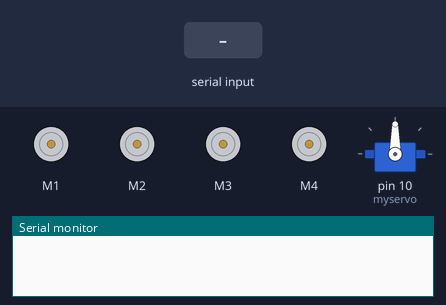
Bench run of a sketch on a simulated Arduino Uno, built with avr-gcc and run on an emulated ATmega328P. Shown: 4 × DC motor (green arrow = forward, orange = backward, longer = faster), servo, the last lines printed to the serial monitor. The test bench sets the inputs (shaded band).

Above: at 1.2 s.
1.3 s: "FORWARD" received over the second serial link
At 2.1 s:
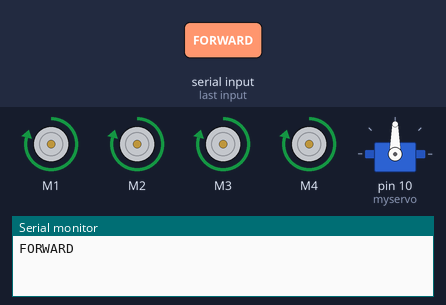
3.1 s: "BACKWARD" received over the second serial link
At 4.1 s:
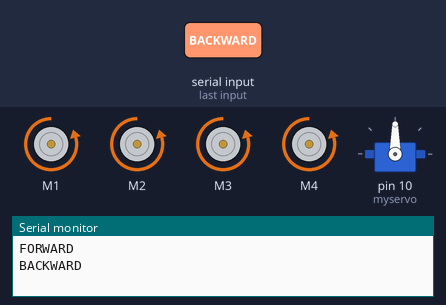
5.0 s: "LEFT" received over the second serial link
At 6.4 s:
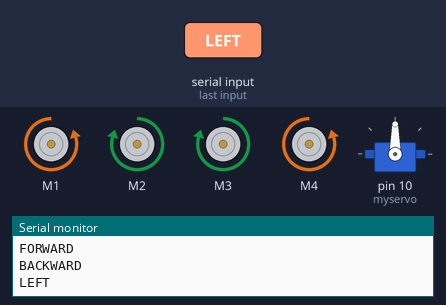
6.7 s: "RIGHT" received over the second serial link
At 7.3 s:
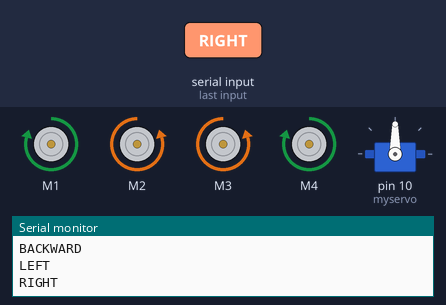
8.4 s: "FORWARDLEFT" received over the second serial link
At 10.1 s:
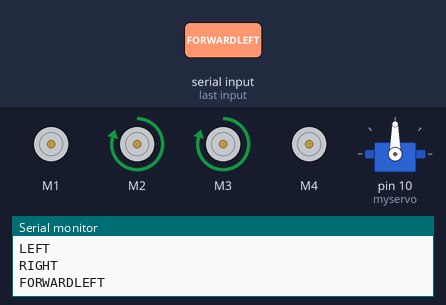
10.4 s: "FORWARDRIGHT" received over the second serial link
At 12.3 s:
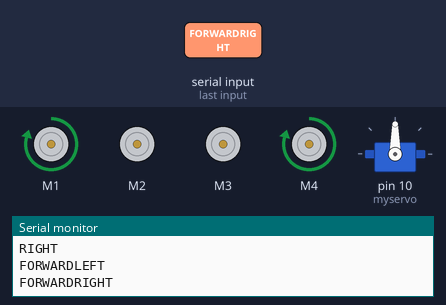
Timing chart, 0 to 13.5 s (numbered marks = the images above; inputs shaded):
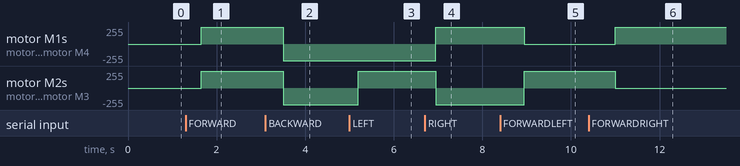

Measured:
- after the input at 1.3 s, motor M1–4: stopped → forward 250/255 after 0.35 s
- after the input at 3.1 s, motor M1–4: forward 250/255 → backward 250/255 after 0.40 s
- after the input at 5.0 s, motor M2, motor M3: backward 250/255 → forward 250/255 after 0.20 s
- after the input at 6.7 s, motor M1, motor M4: backward 250/255 → forward 250/255 after 0.25 s; motor M2, motor M3: forward 250/255 → backward 250/255 after 0.25 s
- after the input at 8.4 s, motor M1, motor M4: forward 250/255 → stopped after 0.55 s; motor M2, motor M3: backward 250/255 → forward 250/255 after 0.55 s
- after the input at 10.4 s, motor M1, motor M4: stopped → forward 250/255 after 0.60 s; motor M2, motor M3: forward 250/255 → stopped after 0.60 s

The sketch:

MotorControl.ino
```cpp
#include <SoftwareSerial.h>
#include <AFMotor.h>
#include <Servo.h>

AF_DCMotor motor1(1); // Motor 1 FL
AF_DCMotor motor2(2); // Motor 2 BL
AF_DCMotor motor3(3); // Motor 3 FR
AF_DCMotor motor4(4); // Motor 4 BR
String readString;

//Create software mySerial object to communicate with HC-05
SoftwareSerial mySerial(0, 1); //HC-05 Tx & Rx is connected to Arduino #3 & #2
Servo myservo;

int t = 0;
void setup()
{
  //Begin mySerial communication with Arduino and Arduino IDE (mySerial Monitor)
  mySerial.begin(9600);

  //Begin mySerial communication with Arduino and HC-05
  Serial.begin(9600);

  mySerial.println("Initializing...");
  mySerial.println("The device started, now you can pair it with bluetooth!");
  motor1.setSpeed(250);   //Set Motor Speed
  motor2.setSpeed(250);
  motor3.setSpeed(250);
  motor4.setSpeed(250);
  myservo.attach(10);
}

void loop() {
  while(mySerial.available()){
    delay(50);
    char c=mySerial.read();
    readString+=c;
  }
  if(readString.length()>0){
    Serial.println(readString);
    if (readString =="FORWARD"){      // MOVE FORWARD
      motor1.run (FORWARD);
      motor2.run (FORWARD);
      motor3.run (FORWARD);
      motor4.run (FORWARD);
    }
    if (readString =="BACKWARD"){     // MOVE BACKWARD
      motor1.run (BACKWARD);
      motor2.run (BACKWARD);
      motor3.run (BACKWARD);
      motor4.run (BACKWARD);
    }
    if (readString =="LEFT"){     // MOVE LEFT SIDE
      motor1.run (BACKWARD);
      motor2.run (FORWARD);
      motor3.run (FORWARD);
      motor4.run (BACKWARD);
    }
    if (readString =="RIGHT"){     // MOVE RIGHT SIDE
      motor1.run (FORWARD);
      motor2.run (BACKWARD);
      motor3.run (BACKWARD);
      motor4.run (FORWARD);
    }
    if (readString =="FORWARDLEFT"){     // MOVE FORWARD LEFT
      motor1.run (RELEASE);
      motor2.run (FORWARD);
      motor3.run (FORWARD);
      motor4.run (RELEASE);
    }
    if (readString =="FORWARDRIGHT"){     // MOVE FORWARD RIGHT
      motor1.run (FORWARD);
      motor2.run (RELEASE);
      motor3.run (RELEASE);
      motor4.run (FORWARD);
    }
    if (readString =="BACKWARDLEFT"){     // MOVE BACKWARD LEFT
      motor1.run (BACKWARD);
      motor2.run (RELEASE);
      motor3.run (RELEASE);
      motor4.run (BACKWARD);
    }
    if (readString =="BACKWARDRIGHT"){     // MOVE BACKWARD RIGHT
      motor1.run (RELEASE);
      motor2.run (BACKWARD);
      motor3.run (BACKWARD);
      motor4.run (RELEASE);
    }
    if (readString =="ROTATELEFT"){     // ROTATE LEFT SIDE
      motor1.run (BACKWARD);
      motor2.run (BACKWARD);
      motor3.run (FORWARD);
      motor4.run (FORWARD);
    }
    if (readString =="ROTATERIGHT"){     // ROTATE RIGHT SIDE
      motor1.run (FORWARD);
      motor2.run (FORWARD);
      motor3.run (BACKWARD);
      motor4.run (BACKWARD);
    }
    if (readString =="STOP"){     // STOP
      motor1.run (RELEASE);
      motor2.run (RELEASE);
      motor3.run (RELEASE);
      motor4.run (RELEASE);
    }
    if (readString.startsWith("SERVO(") && readString.endsWith(")")) { // Check if message is in SERVO(VAL) format
      int startPos = readString.indexOf('(') + 1;
      int endPos = readString.indexOf(')');
      if (startPos != -1 && endPos != -1) {
        String valString = readString.substring(startPos, endPos);
        int servoVal = valString.toInt(); // Convert string to integer
        myservo.write(servoVal); // Set servo position
        Serial.print("Servo value set to: ");
        Serial.println(servoVal);
      }
    }
    readString="";
  }
}
```
